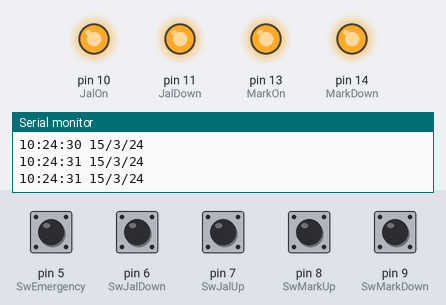
Simulated run of this sketch. Board: Arduino Uno, built with avr-gcc and run on an emulated ATmega328P. Parts: output pins drawn as LEDs (lit = HIGH), the last lines printed to the serial monitor. Wiring (inferred from the names in the program): DS3231 clock at I2C address 0x68. The test bench sets the inputs (shaded band); at power-on: pin 5 (SwEmergency), pin 6 (SwJalDown), pin 7 (SwJalUp), pin 8 (SwMarkUp), pin 9 (SwMarkDown) HIGH. The local clock reads 2024-03-15 10:24:30 at power-on unless the sketch sets it.

Above: at 1.7 s.
1.8 s: pin 5 (SwEmergency) pulled LOW for 0.35 s
At 2.4 s:
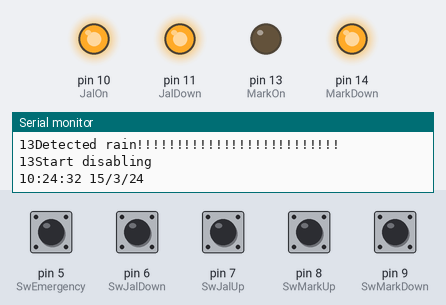
3.6 s: pin 9 (SwMarkDown) pulled LOW for 1 s
At 4.7 s:
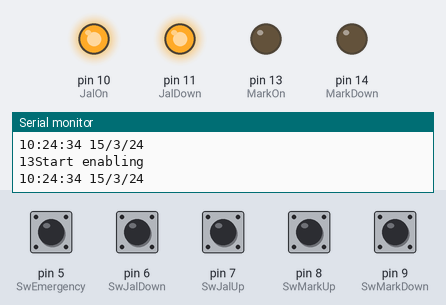
6.1 s: pin 6 (SwJalDown) pulled LOW for 1 s
At 7.2 s:
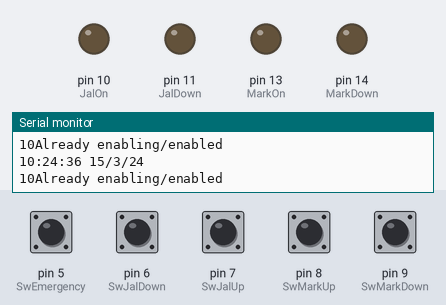
8.6 s: pin 8 (SwMarkUp) pulled LOW for 0.35 s
At 9.2 s:
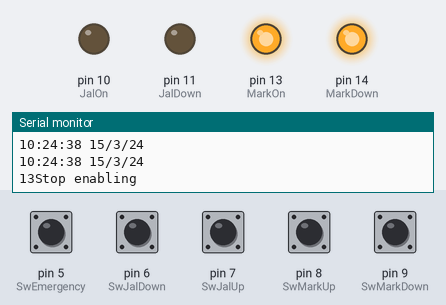
10.4 s: pin 7 (SwJalUp) pulled LOW for 1 s
At 12.4 s:
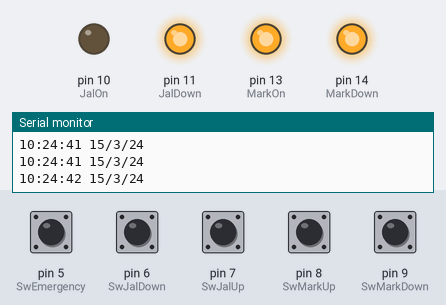
12.9 s: pin 9 (SwMarkDown) pulled LOW for 0.35 s
At 14.0 s:
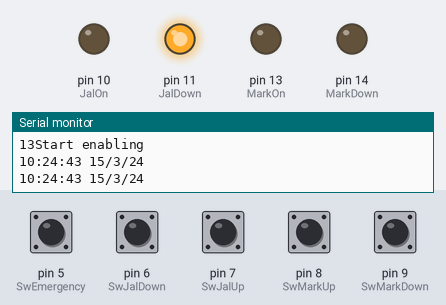
Timing chart, 0 to 15.7 s (numbered marks = the images above; inputs shaded):
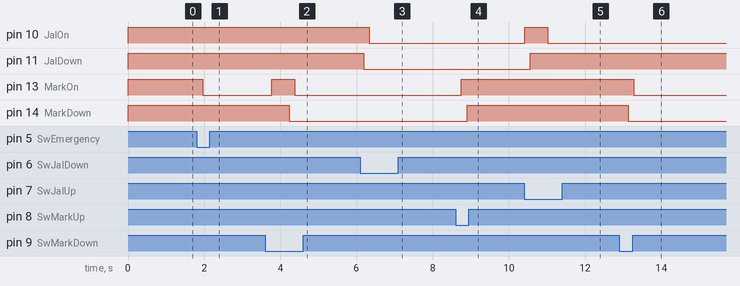

Measured:
- after the input at 1.8 s, pin 13 (MarkOn): HIGH → LOW after 0.16 s
- after the input at 3.6 s, pin 13 (MarkOn): LOW → HIGH after 0.18 s, → LOW 0.60 s later; pin 14 (MarkDown): HIGH → LOW after 0.63 s
- after the input at 6.1 s, pin 10 (JalOn): HIGH → LOW after 0.24 s; pin 11 (JalDown): HIGH → LOW after 0.09 s
- after the input at 8.6 s, pin 13 (MarkOn): LOW → HIGH after 0.15 s; pin 14 (MarkDown): LOW → HIGH after 0.30 s
- after the input at 10.4 s, pin 10 (JalOn): LOW → HIGH at once, → LOW 0.60 s later; pin 11 (JalDown): LOW → HIGH after 0.16 s
- after the input at 12.9 s, pin 13 (MarkOn): HIGH → LOW after 0.38 s; pin 14 (MarkDown): HIGH → LOW after 0.23 s

The sketch:

Wintergartensteuerung.ino
```cpp
//V006
#include <Wgs.h>

// For RTC
#include "Wire.h" //warum andere Schreibweise ?
#define DS3231_I2C_ADDRESS 0x68

// Input Pins for Switch Markise Up/Down
const int SwMarkUp = 8;
const int SwMarkDown = 9;
// Input Pins for Switch Jalosie Up/Down
const int SwJalUp = 7;
const int SwJalDown = 6;
//Notfall
const int SwEmergency = 5;


// Output Pins
const int JalOn = 10;
const int JalDown = 11;
const int JalRevers = 12;
const int MarkOn = 13;
const int MarkDown = 14;

int MarkUpState = 0;
int MarkDownState = 0;
int JalUpState = 0;
int JalDownState = 0;
int JalReverseState = 0;
int EmergencyState = 0;

//autostart
const int autostart_time = 9;

const int autostart_check_delay = 200; //in ticks
int autostart_check_tick = 200; //in ticks
boolean autostart_done = false;


Wgs mark(MarkOn, MarkDown, 55000);
Wgs jal(JalOn, JalDown, 55000);


byte decToBcd(byte val)
{
  return( (val/10*16) + (val%10) );
}
// Convert binary coded decimal to normal decimal numbers
byte bcdToDec(byte val)
{
  return( (val/16*10) + (val%16) );
}


void setup()
{
  // Initialize In-/Outputs
  pinMode(SwMarkUp, INPUT_PULLUP);
  pinMode(SwMarkDown, INPUT_PULLUP);
  pinMode(SwJalUp, INPUT_PULLUP);
  pinMode(SwJalDown, INPUT_PULLUP);
  pinMode(SwEmergency, INPUT_PULLUP);
  pinMode(MarkOn, OUTPUT);
  pinMode(MarkDown, OUTPUT);
  pinMode(JalOn, OUTPUT);
  pinMode(JalDown, OUTPUT);
  digitalWrite(MarkOn, HIGH);
  digitalWrite(MarkDown, HIGH);
  digitalWrite(JalOn, HIGH);
  digitalWrite(JalDown, HIGH);

  Wire.begin();
  Serial.begin(57600);
}

void loop()
{


    //böse
    delay (300);
    displayTime();


  bool button_mark_up = digitalRead(SwMarkUp) == LOW;
  bool button_mark_down = digitalRead(SwMarkDown) == LOW;
  bool button_jal_up = digitalRead(SwJalUp) == LOW;
  bool button_jal_down = digitalRead(SwJalDown) == LOW;
  bool emergency = digitalRead(SwEmergency) == LOW; //Current use: in case of rain

  mark.setDisable(emergency);

  //Autostart code
  autostart_check_tick++;
  if(autostart_check_tick >= autostart_check_delay){
    autostart_check_tick = 0;


    // Darf das mehrfach sein ?
    byte second, minute, hour, dayOfWeek, dayOfMonth, month, year;
    readDS3231time(&second, &minute, &hour, &dayOfWeek, &dayOfMonth, &month, &year);


    if(autostart_done){ //Already done
      if(hour > autostart_time){
        autostart_done = false;
      }
    }else{
      if(hour == autostart_time &! emergency){
        button_mark_down = true;
        autostart_done = true;
      }
    }

  }


  mark.loop(button_mark_up, button_mark_down);
  jal.loop(button_jal_up, button_jal_down);


}


void readDS3231time(byte *second,
byte *minute,
byte *hour,
byte *dayOfWeek,
byte *dayOfMonth,
byte *month,
byte *year)
{
  Wire.beginTransmission(DS3231_I2C_ADDRESS);
  Wire.write(0); // set DS3231 register pointer to 00h
  Wire.endTransmission();
  Wire.requestFrom(DS3231_I2C_ADDRESS, 7);
  // request seven bytes of data from DS3231 starting from register 00h
  *second = bcdToDec(Wire.read() & 0x7f);
  *minute = bcdToDec(Wire.read());
  *hour = bcdToDec(Wire.read() & 0x3f);
  *dayOfWeek = bcdToDec(Wire.read());
  *dayOfMonth = bcdToDec(Wire.read());
  *month = bcdToDec(Wire.read());
  *year = bcdToDec(Wire.read());
}
void displayTime()
{
  byte second, minute, hour, dayOfWeek, dayOfMonth, month, year;
  // retrieve data from DS3231
  readDS3231time(&second, &minute, &hour, &dayOfWeek, &dayOfMonth, &month,
  &year);
  // send it to the serial monitor
  Serial.print(hour, DEC);
  // convert the byte variable to a decimal number when displayed
  Serial.print(":");
  if (minute<10)
  {
    Serial.print("0");
  }
  Serial.print(minute, DEC);
  Serial.print(":");
  if (second<10)
  {
    Serial.print("0");
  }
  Serial.print(second, DEC);
  Serial.print(" ");
  Serial.print(dayOfMonth, DEC);
  Serial.print("/");
  Serial.print(month, DEC);
  Serial.print("/");
  Serial.println(year, DEC);


}
```
